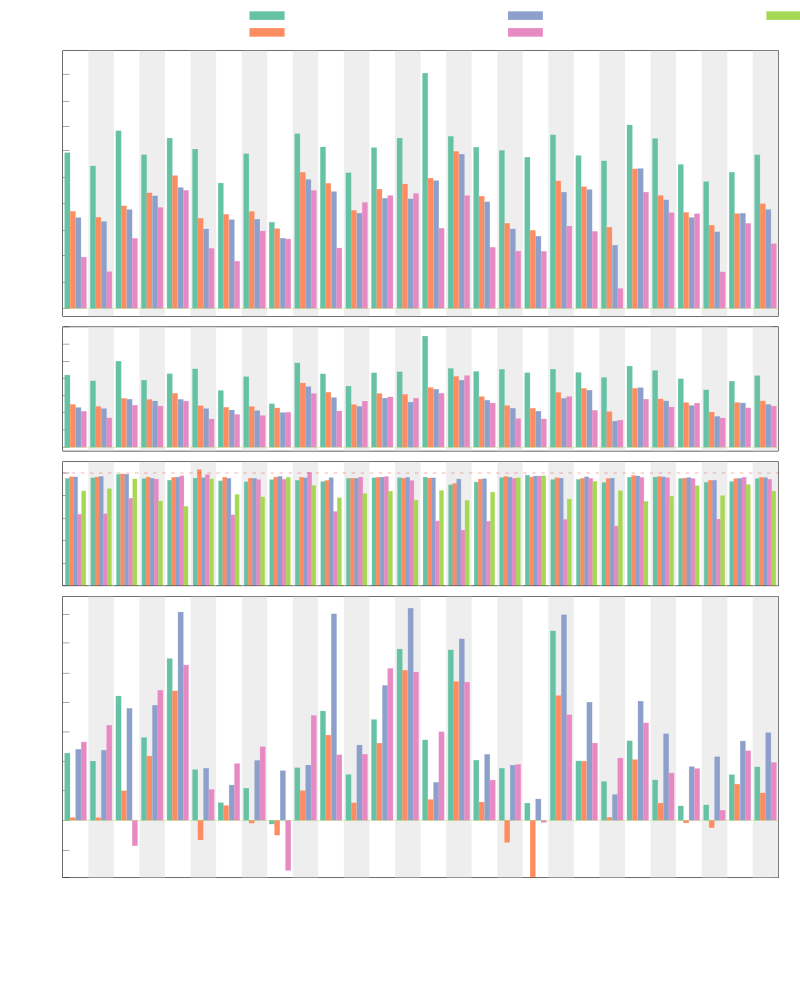

This figure's gnuplot source:
set datafile separator ','

myOffset = 1
myWidth = 0.2
myWidth2 = 0.16
set style fill solid 1.0

#set boxwidth 0.5 relative
#set grid xtics

set linetype 2 lc rgb "#66c2a5"
set linetype 3 lc rgb "#fc8d62"
set linetype 4 lc rgb "#8da0cb"
set linetype 5 lc rgb "#e78ac3"
set linetype 6 lc rgb "#a6d854"

set size 1,1
set origin 0,0

#set key right top
set key outside
set key above

set logscale y
set format y "%.0f"

unset bmargin; unset lmargin; unset tmargin; unset rmargin
set multiplot layout 4,1

unset xtics

set arrow 1 front from graph 0, first myOffset to graph 1, first myOffset nohead ls -1 lc rgb "#a6d854"
set ylabel "(a) Relative execution time"

set yrange [0.9:30]

set size 1,0.33
set origin 0,0.67

set format y "%.1f"
set ytics (1, 1.4, 2, 2.8, 4, 5.6, 8, 11, 15.4, 22)

plot sample [x=0:56:1] '+' us (x/2-0.5):(31/(int(x)%4!=1)) with filledcurves x1 fc rgb "#EEEEEE" notitle, \
     'speed.csv' every ::1 using 0:($2/$6):($0-(1.6*myWidth)-myWidth/2.):($0-(1.6*myWidth)+myWidth/2.):(myOffset):($2/$6):xtic(1) with boxxyerror title "Vericert-original",\
     '' every ::1 using 0:($3/$6):($0-(0.55*myWidth)-myWidth/2.):($0-(0.55*myWidth)+myWidth/2.):(myOffset):($3/$6):xtic(1) with boxxyerror title "Vericert-list-scheduling", \
     '' every ::1 using 0:($4/$6):($0+(0.55*myWidth)-myWidth/2.):($0+(0.55*myWidth)+myWidth/2.):(myOffset):($4/$6):xtic(1) with boxxyerror title "Vericert-hyperblock-scheduling", \
     '' every ::1 using 0:($5/$6):($0+(1.6*myWidth)-myWidth/2.):($0+(1.6*myWidth)+myWidth/2.):(myOffset):($5/$6):xtic(1) with boxxyerror title "Bambu-no-opt", \
     1/0 title "Bambu-opt" with boxes

unset yrange
set yrange [0.9:25]

set format y "%.1f"
set ytics (1, 1.584, 2.509056, 3.974344704, 6.29536201114, 9.97185342564, 15.7954158262, 25)
#set ytics (1, 1.4, 2, 2.8, 4, 5.6, 8, 11, 15.4, 22)

set ylabel "(b) Rel. cycle count"

set size 1,0.155
set origin 0,0.535

plot sample [x=0:56:1] '+' us (x/2-0.5):(26/(int(x)%4!=1)) with filledcurves x1 fc rgb "#EEEEEE" notitle, \
     'cycles.csv' every ::1 using 0:($2/$6):($0-(1.6*myWidth)-myWidth/2.):($0-(1.6*myWidth)+myWidth/2.):(myOffset):($2/$6):xtic(1) with boxxyerror notitle,\
     '' every ::1 using 0:($3/$6):($0-(0.55*myWidth)-myWidth/2.):($0-(0.55*myWidth)+myWidth/2.):(myOffset):($3/$6):xtic(1) with boxxyerror notitle, \
     '' every ::1 using 0:($4/$6):($0+(0.55*myWidth)-myWidth/2.):($0+(0.55*myWidth)+myWidth/2.):(myOffset):($4/$6):xtic(1) with boxxyerror notitle, \
     '' every ::1 using 0:($5/$6):($0+(1.6*myWidth)-myWidth/2.):($0+(1.6*myWidth)+myWidth/2.):(myOffset):($5/$6):xtic(1) with boxxyerror notitle

unset yrange
set yrange [0:11]
set nologscale y

set format y "%.1f"
set ytics (0, 2, 4, 6, 8, 10)

set ylabel "(c) Delay (ns)"

set size 1,0.155
set origin 0,0.4

unset arrow
set arrow 1 front from graph 0, first 10 to graph 1, first 10 nohead ls -1 linecolor "#e41a1c" dashtype 2

plot sample [x=0:56:1] '+' us (x/2-0.5):(26/(int(x)%4!=1)) with filledcurves x1 fc rgb "#EEEEEE" notitle, \
     'delay.csv' every ::1 using 0:($2):($0-(2*myWidth2)-myWidth2/2.):($0-(2*myWidth2)+myWidth2/2.):(0):($2):xtic(1) with boxxyerror notitle,\
     '' every ::1 using 0:($3):($0-(myWidth2)-myWidth2/2.):($0-(myWidth2)+myWidth2/2.):(0):($3):xtic(1) with boxxyerror notitle, \
     '' every ::1 using 0:($4):($0+(0*myWidth2)-myWidth2/2.):($0+(0*myWidth2)+myWidth2/2.):(0):($4):xtic(1) with boxxyerror notitle, \
     '' every ::1 using 0:($5):($0+(myWidth2)-myWidth2/2.):($0+(myWidth2)+myWidth2/2.):(0):($5):xtic(1) with boxxyerror notitle, \
     '' every ::1 using 0:($6):($0+(2*myWidth2)-myWidth2/2.):($0+(2*myWidth2)+myWidth2/2.):(0):($6):xtic(1) with boxxyerror notitle

unset arrow
set arrow 1 front from graph 0, first myOffset to graph 1, first myOffset nohead ls -1 lc rgb "#a6d854"

set xtics scale 0 rotate by -90
unset yrange
set yrange [0.7:4]
set logscale y

set format y "%.2f"
set ytics (0.7, 0.83, 1, 1.2, 1.44, 1.728, 2.0736, 2.48832, 3, 3.5831808)

set ylabel "(d) Relative area"

set size 1,0.42
set origin 0,0

plot sample [x=0:56:1] '+' us (x/2-0.5):(5/(int(x)%4!=1)) with filledcurves x1 fc rgb "#EEEEEE" notitle, \
     'area.csv' every ::1 using 0:($2/$6):($0-(1.6*myWidth)-myWidth/2.):($0-(1.6*myWidth)+myWidth/2.):(myOffset):($2/$6):xtic(1) with boxxyerror notitle, \
     '' every ::1 using 0:($3/$6):($0-(0.55*myWidth)-myWidth/2.):($0-(0.55*myWidth)+myWidth/2.):(myOffset):($3/$6):xtic(1) with boxxyerror notitle, \
     '' every ::1 using 0:($4/$6):($0+(0.55*myWidth)-myWidth/2.):($0+(0.55*myWidth)+myWidth/2.):(myOffset):($4/$6):xtic(1) with boxxyerror notitle, \
     '' every ::1 using 0:($5/$6):($0+(1.6*myWidth)-myWidth/2.):($0+(1.6*myWidth)+myWidth/2.):(myOffset):($5/$6):xtic(1) with boxxyerror notitle

unset multiplot

#set key right bottom
#
#set size square
#
#set arrow from 0,0 to 2.6,2.6 nohead lc rgb 'grey'
#set arrow from 0,1 to 2.6,1 nohead lc rgb 'grey'
#set arrow from 1,0 to 1,3.5 nohead lc rgb 'grey'
#set xrange [0:2.6]
#set yrange [0:3.5]
#
#set ylabel "\\small Relative hyperlock scheduling area"
#set xlabel "\\small Relative list scheduling area"
#
#plot 'area.csv' using ($3/$6):($4/$6) with points pointtype 8 title "\\small Optimised Bambu", \
#     '' using ($3/$5):($4/$5) with points pointtype 8 title "\\small Bambu", \
#     '' using ($3/$2):($4/$2) with points pointtype 8 title "\\small Vericert"
